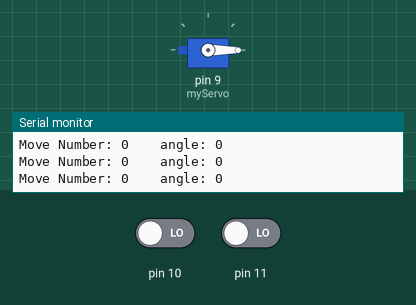
Recording of a sketch running on a simulated Arduino Uno, built with avr-gcc and run on an emulated ATmega328P. Parts: servo, the last lines printed to the serial monitor. Inputs (shaded band) come from the test bench; at power-on: pin 10 LOW, pin 11 LOW.

Above: at 1.2 s.
1.3 s: pin 10 driven HIGH
At 3.1 s:
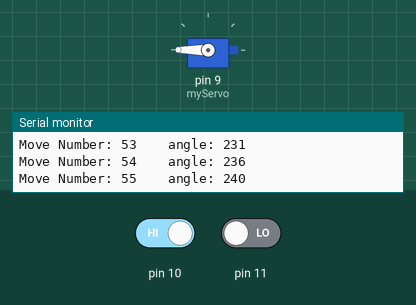
4.3 s: pin 11 driven HIGH
At 4.9 s:
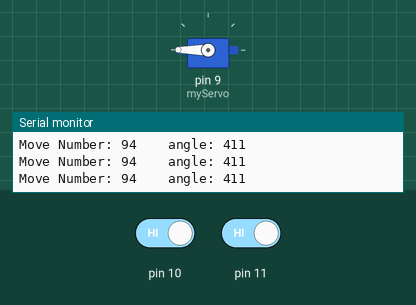
7.3 s: pin 11 driven LOW
10.3 s: pin 10 driven LOW
At 10.3 s:
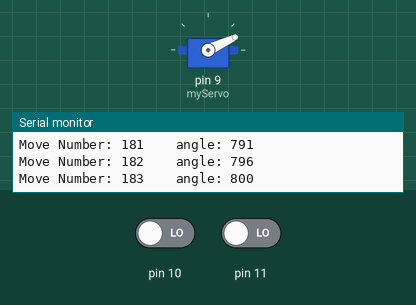
13.3 s: pin 10 driven HIGH
At 14.56 s:
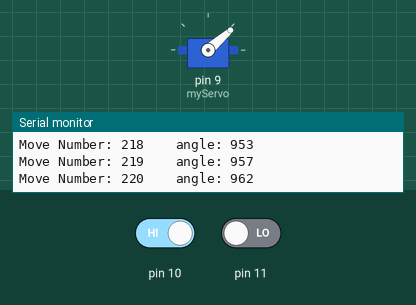
16.3 s: pin 10 driven LOW and pin 11 driven HIGH
Timing chart, 0 to 20.3 s (numbered marks = the images above; inputs shaded):
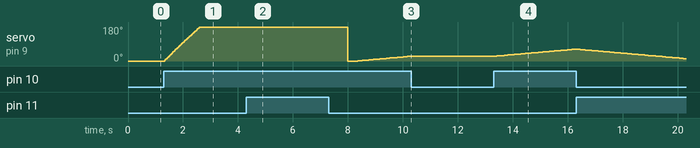

The sketch:

MoodCue.ino
```cpp
#include <Servo.h>

Servo myServo;

int const potPin = A0;
int potVal;
int angle;
int left = 0;
int right = 0;
int moveNum = 0;

void setup() {
  // put your setup code here, to run once:
  myServo.attach(9);

  Serial.begin(9600);

  pinMode(10,INPUT);
  pinMode(11,INPUT);

}

void loop() {
  // put your main code here, to run repeatedly:
  left = digitalRead(10);
  right = digitalRead(11);


  if(left == HIGH){
    moveNum++;
  }

  if(right == HIGH){
    moveNum--;
  }
  Serial.print("Move Number: ");
  Serial.print(moveNum);

  angle = map(moveNum*25, 0, 1023, 0, 179);
  Serial.print("    angle: ");
  Serial.println(angle);

  myServo.write(angle);
  delay(15);

}
```

Measured:
- after the input at 1.3 s, servo on pin 9 (myServo): moves from 0° to 180° over 1.3 s, starting at once
- after the input at 4.3 s, servo on pin 9 (myServo): stops changing and stays 180°
- after the input at 10.3 s, servo on pin 9 (myServo): stays 25° (without the input it goes to 26° after 0.02 s)
- after the input at 13.3 s, servo on pin 9 (myServo): moves from 25° to 63° over 2.9 s, starting after 0.05 s
